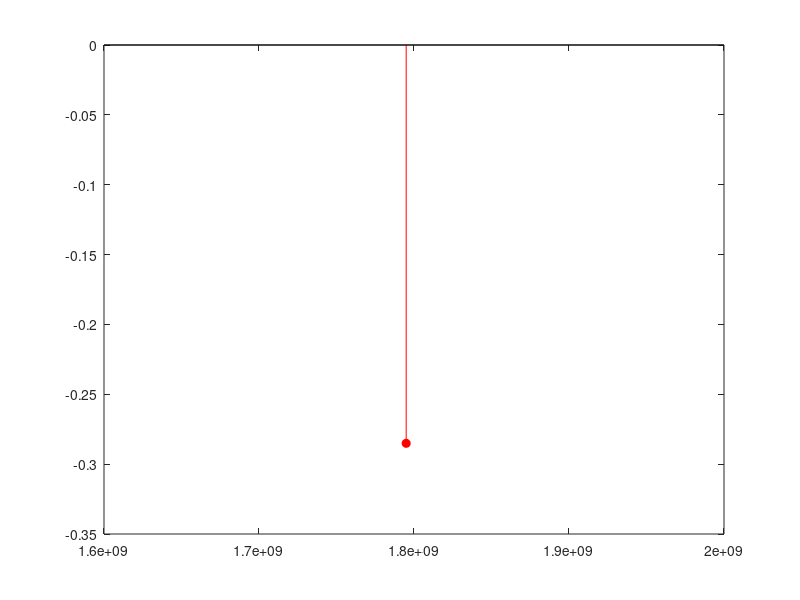

Here is the MATLAB script that generated this plot: (Note: this script raises an error after producing the figure.)
global a1 a2 b a1_n a2_n b_n Dis

xref = sin(0.3*2*pi*time);

stem(time, xref, 'r', 'filled');
hold on
stem(time, x1, 'b', 'filled');
xlabel('Time');
ylabel('Values');
title('Reference input and State x1');
legend('Reference', 'State x1');
grid on

figure;
stem(time, control, 'b', 'filled');
xlabel('Time');
ylabel('Values');
title('Control Input');
grid on

figure
stem(time, obs_err, 'r', 'filled');
xlabel('Time');
ylabel('Value');
title('State Estimation Error');
grid on

figure;
stem(time, (xref - x1), 'r', 'filled');
xlabel('Time');
ylabel('Values');
title('Tracking Error');
grid on

figure;
D = (a1 - a1_n)*x1 + (a2 - a2_n)*x2 + (b - b_n)*control + Dis;
stem(time, D, 'r', 'filled');
xlabel('Time');
ylabel('Values');
title('Lumped Disturbance');
grid on